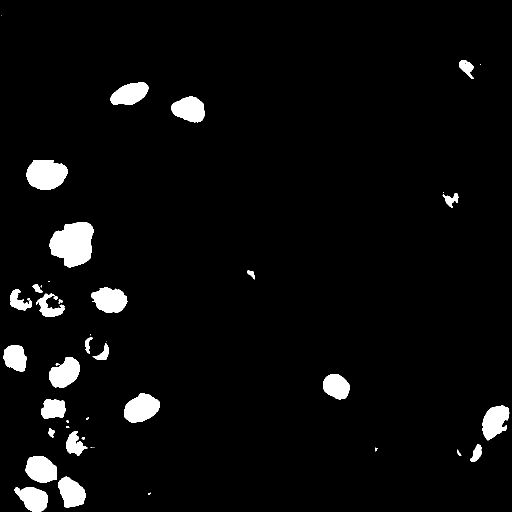
%> input picture unet/Image16binary.png, 1024 x 1024 px (shown at 1/2 size)
$ octave test.m   (GNU Octave 9; MATLAB toolbox functions it lacks are replaced by stand-ins)
%> lines starting %> are read from the running program, lines starting %| are printed output that depends on the picture; in (x1, y1, x2, y2) boxes, pixels count from 0 and x2, y2 are one past the last pixel; in counts of white or black regions, pixels touching at a corner belong together; the program's own positions count from 1

tic; % Start timer.
clc; % Clear command window.
clearvars; % Get rid of variables from prior run of this m-file.
disp('Running BlobsDemo.m...'); % Message sent to command window.
workspace; % Make sure the workspace panel with all the variables is showing.
imtool close all;  % Close all imtool figures.
format longg;
format compact;
fontSize = 20;


% fileName='edit.tif'; % editlenmiş görüntü
% stacks = tiffRead(fullfile(file_path,'data',fileName),{'MONO'});
% grayImage = stacks.MONO; %read image

predictedFile = imread('C:\Users\Zişan\Desktop\test test imgs\Image16binary.png');
%> predictedFile is the input picture: size 1024x1024 uint8; 4.2% white; 46 white regions (14 under 20 px), largest, box (x1, y1, x2, y2) and area: (99, 444, 187, 535) 5843, (53, 320, 136, 380) 3872, (248, 786, 320, 846) 2982
%binary = im2bw(predictedFile, 0.5);
bw = bwareaopen(predictedFile, 1200);

%uint8Image = uint8(255 * bw);
%bw = double(bw);

se = strel('disk', 2);
closeBW = imclose(bw,se);
%> closeBW: size 1024x1024 logical; 3.6% white; 14 white regions, largest, box (x1, y1, x2, y2) and area: (99, 444, 187, 535) 5852, (53, 320, 136, 380) 3875, (248, 786, 320, 846) 2987

D = -bwdist(~closeBW);
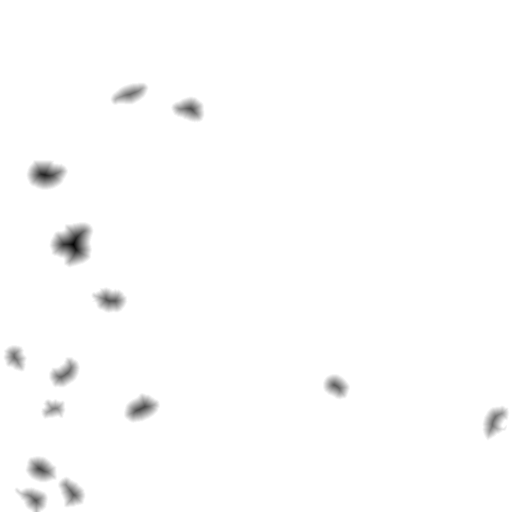
%> D: size 1024x1024 single (shown at 1/2 size); min -34.41, max 0, mean -0.342; drawn with min black and max white
Ld = watershed(D);
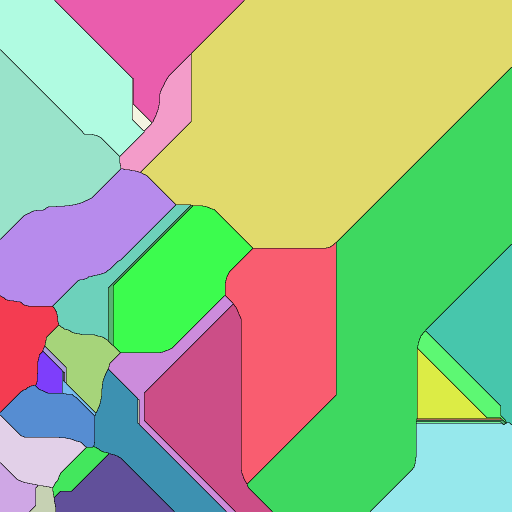
%> Ld: size 1024x1024 uint8 (shown at 1/2 size); 36 distinct labels, from 0 to 35; one colour per label, 0 black
bw2 = closeBW;
bw2(Ld == 0) = 0;
%> bw2: size 1024x1024 logical; 3.6% white; 35 white regions, largest, box (x1, y1, x2, y2) and area: (99, 444, 187, 535) 5852, (53, 320, 136, 380) 3875, (51, 912, 114, 965) 2602
mask = imextendedmin(D,2);
%> mask: size 1024x1024 logical; 0.07% white; 14 white regions
D2 = imimposemin(D,mask);
Ld2 = watershed(D2);
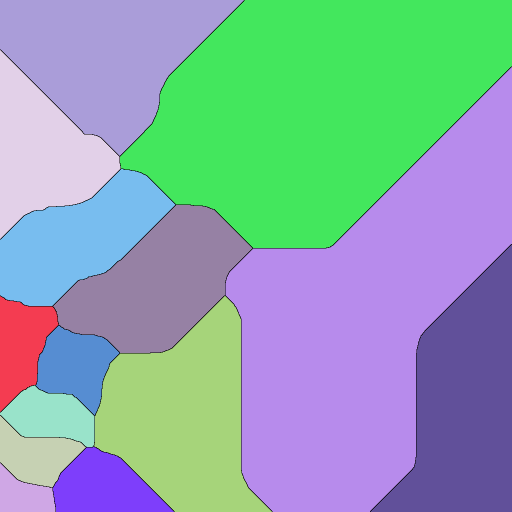
%> Ld2: size 1024x1024 uint8 (shown at 1/2 size); 15 distinct labels, from 0 to 14; one colour per label, 0 black
bw3 = closeBW;
bw3(Ld2 == 0) = 0; %watershed img
binaryImage = imfill(bw3, 'holes');
fname = 'C:\Users\ilknu\OneDrive\Masaüstü\matlab-acc'; % kaydedileceği klasör pathi
filename = sprintf('NEBU.jpg'); % dosya ismi
imwrite(binaryImage, fullfile(fname, filename));
% Check that user has the Image Processing Toolbox installed.

	% Found it on the search path.  Construct the file name.
fullFileName = 'C:\Users\ilknu\OneDrive\Masaüstü\matlab-acc\NEBU.jpg'; % Note: don't prepend the folder.

% If we get here, we should have found the image file.
originalImage = imread(fullFileName);
% Check to make sure that it is grayscale.
[rows, columns, numberOfColorBands] = size(originalImage);
if numberOfColorBands > 1
	% Do the conversion using standard book formula
	originalImage = rgb2gray(originalImage);
end

% Threshold the image to binarize it
binaryImage = originalImage > 50;
% Do a "hole fill" to get rid of any background pixels inside the blobs.
binaryImage = imfill(binaryImage, 'holes');

% Display the binary image.
subplot(2, 3, 1);
imshow(binaryImage);
% Maximize the figure window.
set(gcf, 'units','normalized','outerposition',[0 0 1 1]);
% Force it to display RIGHT NOW (otherwise it might not display until it's all done, unless you've stopped at a breakpoint.)
drawnow;
caption = sprintf('Original binary image showing\nblobs of a variety of shapes.');
title(caption);
axis square; % Make sure image is not artificially stretched because of screen's aspect ratio.

labeledImage = bwlabel(binaryImage, 8);     % Label each blob so we can make measurements of it
%> labeledImage: size 1024x1024 double; 15 distinct labels, from 0 to 14
coloredLabels = label2rgb (labeledImage, 'hsv', 'k', 'shuffle'); % pseudo random color labels


subplot(2, 3, 2);
imshow(coloredLabels);
caption = sprintf('Pseudo colored labels, from label2rgb().');
title(caption);

% Get all the blob properties.  Can only pass in originalImage in version R2008a and later.
blobMeasurements = regionprops(labeledImage, originalImage, 'all');
%> blobMeasurements = 14 regions; largest, box (x1, y1, x2, y2), Area, Centroid, MajorAxisLength, MinorAxisLength and Eccentricity: (99, 444, 187, 535) 5852 [146.9 488.2] 92.92 83.13 0.447, (53, 320, 136, 380) 3875 [93.1 349.5] 82.22 60.62 0.676, (248, 786, 320, 846) 2987 [283.4 817.4] 74.77 51.29 0.728
numberOfBlobs = size(blobMeasurements, 1);
%> numberOfBlobs = 14

% Extract out individual structure members into individual arrays.
allBlobAreas = [blobMeasurements.Area];
%> allBlobAreas = [1876 2272 2602 3875 1556 2570 5852 2363 2709 2435 2987 2550 2046 2552]
allBlobPerimeters = [blobMeasurements.Perimeter];
%> allBlobPerimeters = [163.1 189.2 187 230.7 156.7 194.6 296.6 183.8 208 191.2 200.8 187.2 161 218.3]
allBlobCircularities = allBlobPerimeters  .^ 2 ./ (4 * pi * allBlobAreas);
%> allBlobCircularities = [1.13 1.25 1.07 1.09 1.26 1.17 1.2 1.14 1.27 1.19 1.07 1.09 1.01 1.49]
allBlobECD = [blobMeasurements.EquivDiameter];
%> allBlobECD = [48.87 53.78 57.56 70.24 44.51 57.2 86.32 54.85 58.73 55.68 61.67 56.98 51.04 57]
allBlobSolidities = [blobMeasurements.Solidity];
%> allBlobSolidities = [0.947 0.941 0.972 0.972 0.914 0.926 0.934 0.946 0.934 0.971 0.97 0.968 0.975 0.921]
allBlobEccentricities = [blobMeasurements.Eccentricity];
%> allBlobEccentricities = [0.629 0.758 0.655 0.676 0.628 0.756 0.447 0.702 0.716 0.872 0.728 0.697 0.609 0.783]
allBlobCentroids = [blobMeasurements.Centroid];
%> allBlobCentroids = 28 values, max 998 at index 4, min 31.28 at index 1, mean 467.7
centroidsX = allBlobCentroids(1:2:end-1);
%> centroidsX = [31.28 66.95 82.94 93.1 107.4 130.4 146.9 143.5 220.2 260.3 283.4 379.2 673.4 990.6]
centroidsY = allBlobCentroids(2:2:end);
%> centroidsY = [716.3 998 939.6 349.5 818.6 746.9 488.2 985.8 600.7 188.5 817.4 219.4 773.6 843.7]

fontSize = 20;	% Used to control size of "blob number" labels put atop the image.
labelShiftX = -7;	% Used to align the labels in the centers of the coins.
blobECD = zeros(1, numberOfBlobs);
% Print header line in the command window.
fprintf(1,'Blob #     Area    Perimeter  Circularity (Centroid_X, Centroid_Y)   Diameter   Solidity   Eccentricity\n');
% Loop over all blobs printing their measurements to the command window.
for k = 1 : numberOfBlobs           % Loop through all blobs.
	blobCentroid = blobMeasurements(k).Centroid;		% Get centroid one at a time
	fprintf('#%2d %12.1f %9.1f %9.1f       (%5.1f, %5.1f) %17.1f %10.1f %13.1f\n', k, ...
		allBlobAreas(k), allBlobPerimeters(k), allBlobCircularities(k), ...
		blobCentroid(1), blobCentroid(2), allBlobECD(k),...
		allBlobSolidities(k), allBlobEccentricities(k));
	% Put the "blob number" labels on the "boundaries" grayscale image.
	text(blobCentroid(1) + labelShiftX, blobCentroid(2), ...
		num2str(k), 'Color', 'r', 'FontSize', fontSize, 'FontWeight', 'Bold');
end
%> this loop made 14 passes
%> blobCentroid on passes 1 to 8: [31.28 716.3], [66.95 998], [82.94 939.6], [93.1 349.5], [107.4 818.6], [130.4 746.9], [146.9 488.2], [143.5 985.8]
%> (printed output is left out)


allowableCircularityIndexes = (allBlobCircularities < 1.26); %orjinali 3tü
%> allowableCircularityIndexes = [true true true true true true true true false true true true true false]
allowableSolidityIndexes = allBlobSolidities > 0.92; % Take the big objects.orjinali 0.8
%> allowableSolidityIndexes = [true true true true false true true true true true true true true true]
logicalKeepersIndexes = allowableCircularityIndexes & allowableSolidityIndexes;
%> logicalKeepersIndexes = [true true true true false true true true false true true true true false]
keeperIndexes = find(logicalKeepersIndexes);
%> keeperIndexes = [1 2 3 4 6 7 8 10 11 12 13]
keeperBlobsImage = ismember(labeledImage, keeperIndexes);
% Re-label with only the keeper blobs kept.
labeledImage = bwlabel(keeperBlobsImage, 8);     % Label each blob so we can make measurements of it
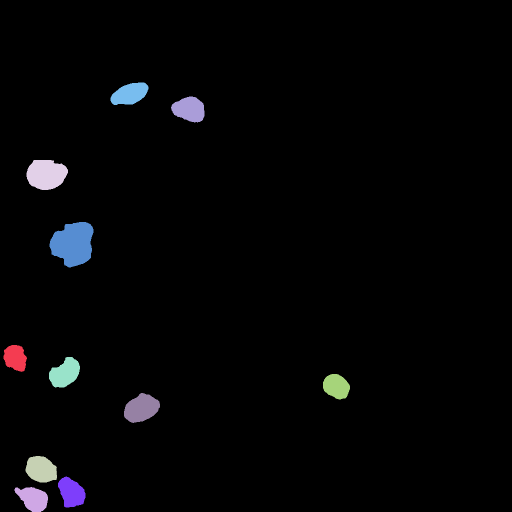
%> labeledImage: size 1024x1024 double (shown at 1/2 size); 12 distinct labels, from 0 to 11; one colour per label, 0 black


subplot(2, 3, 1);
hold on; % Don't blow away image.
for k = 1 : numberOfBlobs           % Loop through all keeper blobs.
	itsRound = logicalKeepersIndexes(k); % See if this blob is considered round.
	if itsRound
		% Plot round blobs with a green circle.
		plot(centroidsX(k), centroidsY(k), 'go', 'MarkerSize', 1, 'LineWidth', 1);
	else
		% Plot non-round blobs with a red x.
		plot(centroidsX(k), centroidsY(k), 'rx', 'MarkerSize', 20, 'LineWidth', 3);
	end
end
%> this loop made 14 passes


maskedImage = originalImage; % Simply a copy at first.
maskedImage(~keeperBlobsImage) = 0;  % Set all non-keeper pixels to zero.
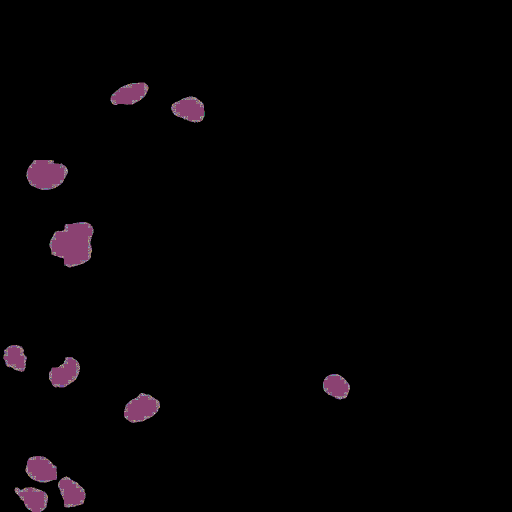
%> maskedImage: size 1024x1024 uint8 (shown at 1/2 size); 39 distinct labels, from 0 to 255; one colour per label, 0 black
subplot(2, 3, 3);
imshow(maskedImage);
imwrite(maskedImage, 'result11.jpg');
title('Only the round blobs from the original image');
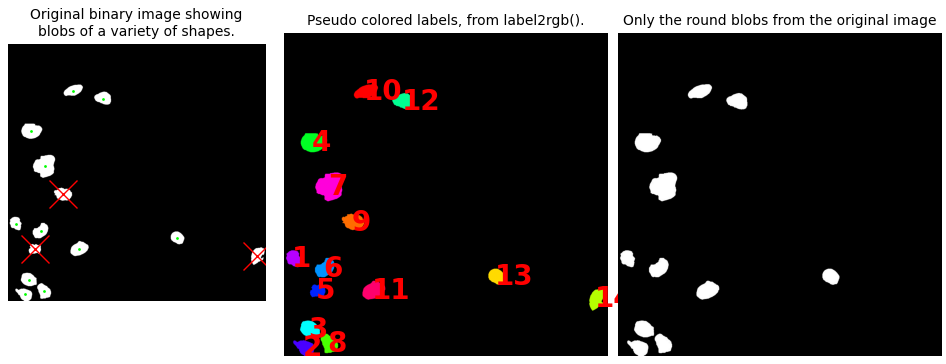
%> figure redrawn from the program's plot data, 3 panels


A = (logical(imread('C:\Users\ilknu\OneDrive\Masaüstü\matlab-acc\result11.jpg')));
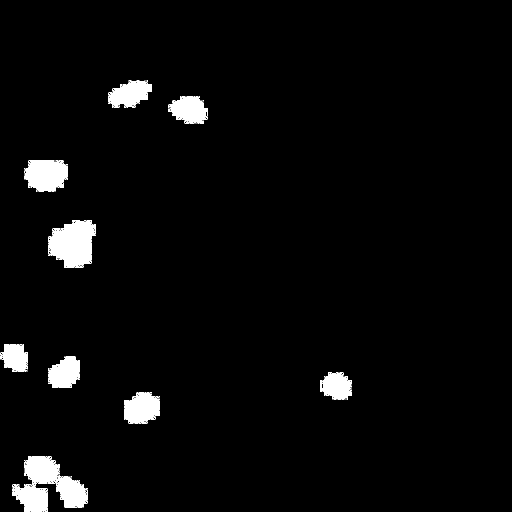
%> A: size 1024x1024 logical (shown at 1/2 size); 3.4% white; 86 white regions (77 under 20 px), largest, box (x1, y1, x2, y2) and area: (24, 912, 176, 1024) 8471, (96, 440, 192, 536) 6419, (48, 320, 136, 384) 4283
%> (the run ends here)

$ run again, with unet/Image11binary.png copied over unet/Image16binary.png
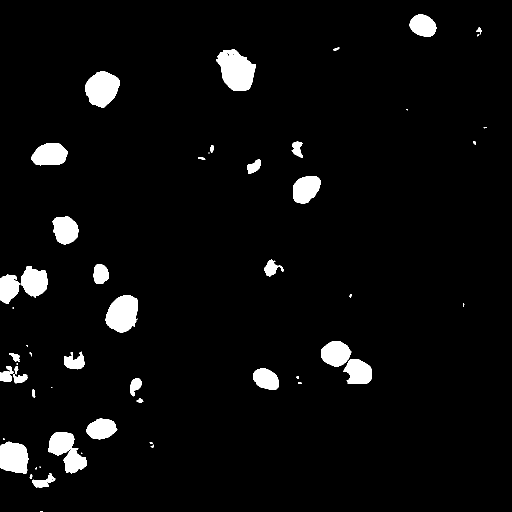
%> input picture unet/Image11binary.png, 1024 x 1024 px (shown at 1/2 size)
%> predictedFile is the input picture: size 1024x1024 uint8; 4.4% white; 56 white regions (17 under 20 px), largest, box (x1, y1, x2, y2) and area: (432, 99, 511, 182) 4450, (211, 590, 276, 665) 3666, (171, 142, 240, 216) 3608
%> closeBW: size 1024x1024 logical; 3.7% white; 13 white regions, largest, box (x1, y1, x2, y2) and area: (432, 99, 511, 182) 4493, (642, 682, 744, 768) 4463, (0, 532, 96, 608) 4173
%> Ld: size 1024x1024 uint8; 27 distinct labels, from 0 to 26
%> bw2: size 1024x1024 logical; 3.7% white; 26 white regions, largest, box (x1, y1, x2, y2) and area: (432, 99, 511, 182) 4493, (171, 142, 240, 216) 3611, (63, 286, 135, 331) 2540
%> mask: size 1024x1024 logical; 0.06% white; 16 white regions, largest, box (x1, y1, x2, y2) and area: (92, 305, 113, 311) 95, (839, 47, 853, 55) 50, (196, 855, 212, 860) 49
%> `Ld2 = watershed(D2);`:
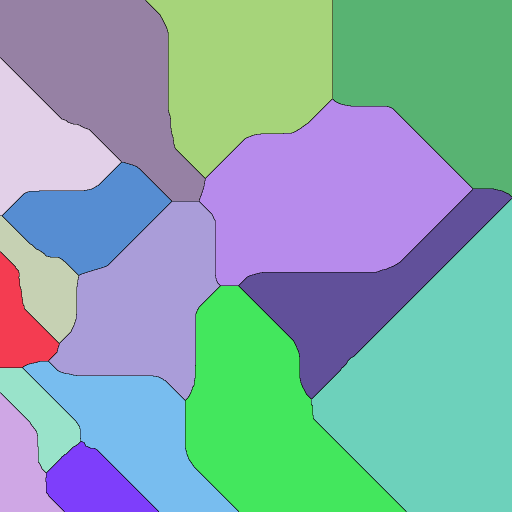
%> Ld2: size 1024x1024 uint8 (shown at 1/2 size); 17 distinct labels, from 0 to 16; one colour per label, 0 black
%> bw3: size 1024x1024 logical; 3.7% white; 16 white regions
%> blobMeasurements = 16 regions; largest, box (x1, y1, x2, y2), Area, Centroid, MajorAxisLength, MinorAxisLength and Eccentricity: (432, 99, 511, 182) 4493 [473.1 141.2] 90.82 64.39 0.705, (211, 590, 276, 665) 3675 [245.9 628.1] 78.53 60.19 0.642, (171, 142, 240, 216) 3611 [204.8 178] 73.08 63.5 0.495
%> numberOfBlobs = 16
%> allBlobAreas = [1756 3010 2415 2540 1862 2230 1518 3611 1884 3675 4493 1682 2335 2288 2166 1804]
%> allBlobPerimeters = [160.7 206.1 189.5 187.1 160 172.9 165.5 217.6 160.1 226.1 261.5 148.7 175.1 171.4 185.2 150.6]
%> allBlobCircularities = [1.17 1.12 1.18 1.1 1.09 1.07 1.44 1.04 1.08 1.11 1.21 1.05 1.05 1.02 1.26 1]
%> allBlobECD = [47.28 61.91 55.45 56.87 48.69 53.29 43.96 67.81 48.98 68.4 75.64 46.28 54.53 53.97 52.52 47.93]
%> allBlobSolidities = [0.957 0.961 0.928 0.976 0.962 0.953 0.882 0.976 0.965 0.963 0.939 0.972 0.977 0.974 0.923 0.979]
%> allBlobEccentricities = [0.748 0.515 0.415 0.779 0.616 0.525 0.353 0.495 0.754 0.642 0.705 0.735 0.706 0.542 0.517 0.651]
%> allBlobCentroids = 32 values, max 923.9 at index 14, min 17.87 at index 1, mean 444.2
%> centroidsX = [17.87 28.27 69.35 100.4 122.7 131.5 149.4 204.8 203.7 245.9 473.1 532.8 612.6 672.1 717.6 846.6]
%> centroidsY = [576.9 916.1 563.9 310.1 886.6 460.5 923.9 178 858.4 628.1 141.2 759 378.6 707.9 744.8 52.03]
%> the loop `for k = 1 : numberOfBlobs` made 16 passes
%> blobCentroid on passes 1 to 8: [17.87 576.9], [28.27 916.1], [69.35 563.9], [100.4 310.1], [122.7 886.6], [131.5 460.5], [149.4 923.9], [204.8 178]
%> (printed output is left out)
%> allowableCircularityIndexes = [true true true true true true false true true true true true true true false true]
%> allowableSolidityIndexes = [true true true true true true false true true true true true true true true true]
%> logicalKeepersIndexes has the same summary as allowableCircularityIndexes
%> keeperIndexes = [1 2 3 4 5 6 8 9 10 11 12 13 14 16]
%> keeperBlobsImage: size 1024x1024 logical; 3.4% white; 14 white regions, largest, box (x1, y1, x2, y2) and area: (432, 99, 511, 182) 4493, (211, 590, 276, 665) 3675, (171, 142, 240, 216) 3611
%> the loop `for k = 1 : numberOfBlobs` made 16 passes
%> maskedImage: size 1024x1024 uint8; 40 distinct labels, from 0 to 255
%> `A = (logical(imread('C:\Users\ilknu\OneDrive\Masaüstü\matlab-acc\resul..`:
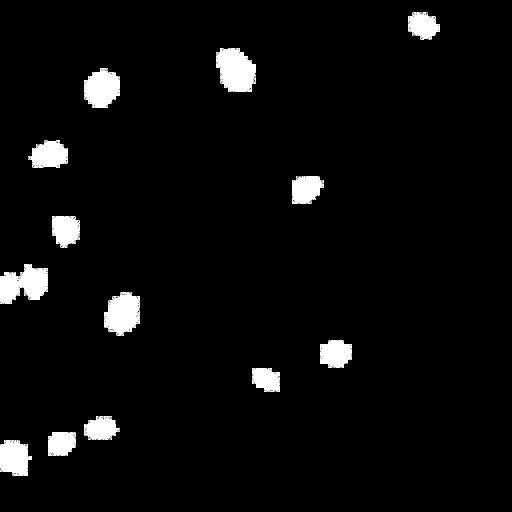
%> A: size 1024x1024 logical (shown at 1/2 size); 3.9% white; 108 white regions (95 under 20 px), largest, box (x1, y1, x2, y2) and area: (432, 96, 512, 184) 5008, (0, 528, 96, 608) 4757, (208, 584, 280, 672) 4272

$ run again, with unet/Image12binary.png copied over unet/Image16binary.png
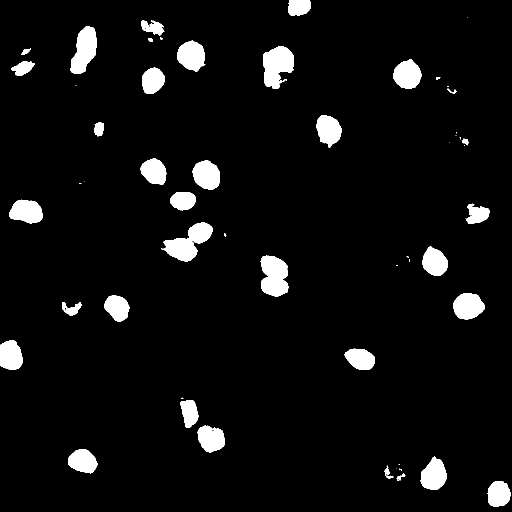
%> input picture unet/Image12binary.png, 1024 x 1024 px (shown at 1/2 size)
%> predictedFile is the input picture: size 1024x1024 uint8; 5.6% white; 57 white regions (21 under 20 px), largest, box (x1, y1, x2, y2) and area: (322, 445, 425, 523) 3838, (526, 93, 588, 178) 3674, (521, 511, 577, 593) 3593
%> closeBW: size 1024x1024 logical; 5.3% white; 24 white regions, largest, box (x1, y1, x2, y2) and area: (322, 445, 425, 523) 3859, (526, 93, 588, 178) 3692, (521, 511, 577, 593) 3607
%> Ld: size 1024x1024 uint8; 54 distinct labels, from 0 to 53
%> bw2: size 1024x1024 logical; 5.2% white; 53 white regions, largest, box (x1, y1, x2, y2) and area: (355, 81, 411, 143) 2532, (907, 587, 970, 639) 2521, (385, 321, 440, 379) 2456
%> mask: size 1024x1024 logical; 0.1% white; 26 white regions, largest, box (x1, y1, x2, y2) and area: (171, 76, 176, 105) 84, (376, 813, 384, 837) 80, (359, 400, 375, 405) 54
%> `Ld2 = watershed(D2);`:
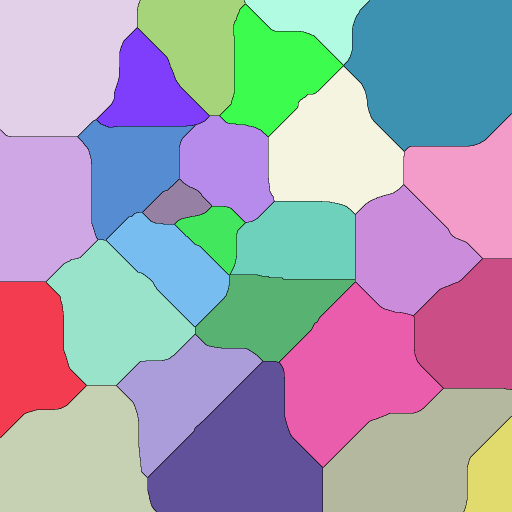
%> Ld2: size 1024x1024 uint8 (shown at 1/2 size); 27 distinct labels, from 0 to 26; one colour per label, 0 black
%> bw3: size 1024x1024 logical; 5.3% white; 26 white regions
%> blobMeasurements = 26 regions; largest, box (x1, y1, x2, y2), Area, Centroid, MajorAxisLength, MinorAxisLength and Eccentricity: (526, 93, 588, 178) 3692 [555.1 131.9] 87.81 58.8 0.743, (141, 53, 194, 148) 3252 [169.5 100.8] 103.5 41.64 0.915, (355, 81, 411, 143) 2532 [383.7 112.1] 60.13 54.07 0.438
%> numberOfBlobs = 26
%> allBlobAreas = 26 values, max 3692 at index 17, min 1256 at index 18, mean 2122.1
%> allBlobPerimeters = 26 values, max 291.3 at index 17, min 133.7 at index 18, mean 173.3
%> allBlobCircularities = 26 values, max 1.83 at index 17, min 0.999 at index 7, mean 1.14
%> allBlobECD = 26 values, max 68.56 at index 17, min 39.99 at index 18, mean 51.57
%> allBlobSolidities = 26 values, max 0.98 at index 7, min 0.852 at index 25, mean 0.955
%> allBlobEccentricities = 26 values, max 0.915 at index 4, min 0.229 at index 21, mean 0.638
%> allBlobCentroids = 52 values, max 998.1 at index 51, min 15.09 at index 36, mean 495.7
%> centroidsX = 26 values, max 998.1 at index 26, min 22 at index 1, mean 502.7
%> centroidsY = 26 values, max 988.8 at index 26, min 15.09 at index 18, mean 488.7
%> the loop `for k = 1 : numberOfBlobs` made 26 passes
%> blobCentroid on passes 1 to 8: [22 711.9], [53.68 423.8], [166.4 923.2], [169.5 100.8], [235.2 616.2], [309 343.8], [306.3 161.9], [362.7 498.7]
%> (printed output is left out)
%> allowableCircularityIndexes = 26 logical values, 22 true
%> allowableSolidityIndexes = 26 logical values, 23 true
%> logicalKeepersIndexes = 26 logical values, 22 true
%> keeperIndexes = 22 values from 1 to 26
%> the loop `for k = 1 : numberOfBlobs` made 26 passes
%> maskedImage: size 1024x1024 uint8; 42 distinct labels, from 0 to 255
%> `A = (logical(imread('C:\Users\ilknu\OneDrive\Masaüstü\matlab-acc\resul..`:
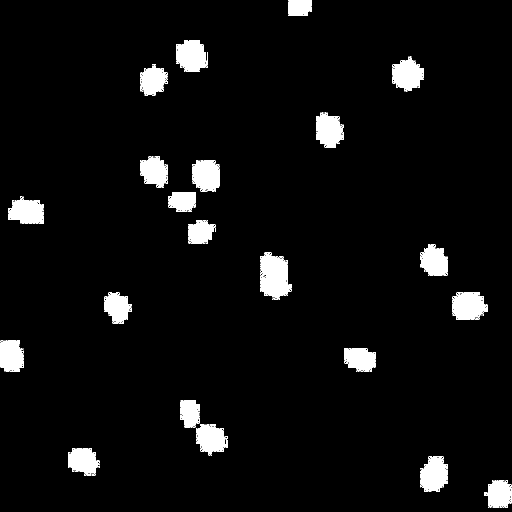
%> A: size 1024x1024 logical (shown at 1/2 size); 5% white; 142 white regions (121 under 20 px), largest, box (x1, y1, x2, y2) and area: (520, 504, 584, 600) 4103, (352, 80, 416, 144) 2958, (904, 584, 976, 640) 2955
